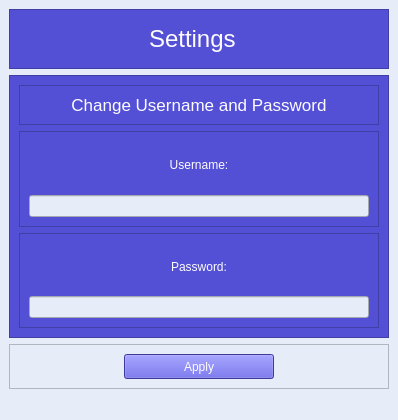
<?xml version="1.0" encoding="UTF-8"?>
<ui version="4.0">
 <class>MainWindow</class>
 <widget class="QMainWindow" name="MainWindow">
  <property name="geometry">
   <rect>
    <x>0</x>
    <y>0</y>
    <width>398</width>
    <height>420</height>
   </rect>
  </property>
  <property name="windowTitle">
   <string>Settings Window</string>
  </property>
  <property name="styleSheet">
   <string notr="true">background-color: rgb(230, 237, 248);</string>
  </property>
  <widget class="QWidget" name="centralwidget">
   <layout class="QVBoxLayout" name="verticalLayout_4">
    <item>
     <widget class="QFrame" name="frame_5">
      <property name="sizePolicy">
       <sizepolicy hsizetype="Preferred" vsizetype="Maximum">
        <horstretch>0</horstretch>
        <verstretch>0</verstretch>
       </sizepolicy>
      </property>
      <property name="styleSheet">
       <string notr="true">background-color: rgb(84, 80, 214);
color: rgb(253, 252, 255);</string>
      </property>
      <property name="frameShape">
       <enum>QFrame::StyledPanel</enum>
      </property>
      <property name="frameShadow">
       <enum>QFrame::Raised</enum>
      </property>
      <layout class="QVBoxLayout" name="verticalLayout_3">
       <item alignment="Qt::AlignHCenter|Qt::AlignTop">
        <widget class="QLabel" name="label_3">
         <property name="minimumSize">
          <size>
           <width>100</width>
           <height>40</height>
          </size>
         </property>
         <property name="maximumSize">
          <size>
           <width>100</width>
           <height>40</height>
          </size>
         </property>
         <property name="font">
          <font>
           <pointsize>18</pointsize>
          </font>
         </property>
         <property name="text">
          <string>Settings</string>
         </property>
        </widget>
       </item>
      </layout>
     </widget>
    </item>
    <item>
     <widget class="QFrame" name="frame">
      <property name="sizePolicy">
       <sizepolicy hsizetype="Preferred" vsizetype="Expanding">
        <horstretch>0</horstretch>
        <verstretch>0</verstretch>
       </sizepolicy>
      </property>
      <property name="styleSheet">
       <string notr="true">background-color: rgb(84, 80, 214);
color: rgb(253, 252, 255);</string>
      </property>
      <property name="frameShape">
       <enum>QFrame::StyledPanel</enum>
      </property>
      <property name="frameShadow">
       <enum>QFrame::Raised</enum>
      </property>
      <layout class="QVBoxLayout" name="verticalLayout_2">
       <item>
        <widget class="QFrame" name="frame_6">
         <property name="sizePolicy">
          <sizepolicy hsizetype="Preferred" vsizetype="Maximum">
           <horstretch>0</horstretch>
           <verstretch>0</verstretch>
          </sizepolicy>
         </property>
         <property name="styleSheet">
          <string notr="true"/>
         </property>
         <property name="frameShape">
          <enum>QFrame::StyledPanel</enum>
         </property>
         <property name="frameShadow">
          <enum>QFrame::Raised</enum>
         </property>
         <layout class="QHBoxLayout" name="horizontalLayout">
          <item>
           <widget class="QLabel" name="label_4">
            <property name="sizePolicy">
             <sizepolicy hsizetype="Preferred" vsizetype="Maximum">
              <horstretch>0</horstretch>
              <verstretch>0</verstretch>
             </sizepolicy>
            </property>
            <property name="font">
             <font>
              <pointsize>13</pointsize>
             </font>
            </property>
            <property name="text">
             <string>Change Username and Password</string>
            </property>
            <property name="alignment">
             <set>Qt::AlignCenter</set>
            </property>
           </widget>
          </item>
         </layout>
        </widget>
       </item>
       <item>
        <widget class="QFrame" name="frame_2">
         <property name="styleSheet">
          <string notr="true"/>
         </property>
         <property name="frameShape">
          <enum>QFrame::StyledPanel</enum>
         </property>
         <property name="frameShadow">
          <enum>QFrame::Raised</enum>
         </property>
         <layout class="QVBoxLayout" name="verticalLayout_5">
          <item>
           <widget class="QLabel" name="label">
            <property name="text">
             <string>Username:</string>
            </property>
            <property name="alignment">
             <set>Qt::AlignCenter</set>
            </property>
           </widget>
          </item>
          <item>
           <widget class="QLineEdit" name="username_tb">
            <property name="styleSheet">
             <string notr="true">background-color: rgb(230, 237, 248);
color: rgb(0, 0, 0);</string>
            </property>
            <property name="alignment">
             <set>Qt::AlignCenter</set>
            </property>
           </widget>
          </item>
         </layout>
        </widget>
       </item>
       <item>
        <widget class="QFrame" name="frame_3">
         <property name="styleSheet">
          <string notr="true"/>
         </property>
         <property name="frameShape">
          <enum>QFrame::StyledPanel</enum>
         </property>
         <property name="frameShadow">
          <enum>QFrame::Raised</enum>
         </property>
         <layout class="QVBoxLayout" name="verticalLayout_6">
          <item>
           <widget class="QLabel" name="label_2">
            <property name="text">
             <string>Password:</string>
            </property>
            <property name="alignment">
             <set>Qt::AlignCenter</set>
            </property>
           </widget>
          </item>
          <item>
           <widget class="QLineEdit" name="pass_tb">
            <property name="styleSheet">
             <string notr="true">background-color: rgb(230, 237, 248);
color: rgb(0, 0, 0);</string>
            </property>
            <property name="alignment">
             <set>Qt::AlignCenter</set>
            </property>
           </widget>
          </item>
         </layout>
        </widget>
       </item>
      </layout>
     </widget>
    </item>
    <item>
     <widget class="QFrame" name="frame_4">
      <property name="sizePolicy">
       <sizepolicy hsizetype="Preferred" vsizetype="Maximum">
        <horstretch>0</horstretch>
        <verstretch>0</verstretch>
       </sizepolicy>
      </property>
      <property name="styleSheet">
       <string notr="true"/>
      </property>
      <property name="frameShape">
       <enum>QFrame::StyledPanel</enum>
      </property>
      <property name="frameShadow">
       <enum>QFrame::Raised</enum>
      </property>
      <layout class="QVBoxLayout" name="verticalLayout">
       <item alignment="Qt::AlignHCenter">
        <widget class="QPushButton" name="apply_btn">
         <property name="minimumSize">
          <size>
           <width>150</width>
           <height>25</height>
          </size>
         </property>
         <property name="maximumSize">
          <size>
           <width>150</width>
           <height>25</height>
          </size>
         </property>
         <property name="styleSheet">
          <string notr="true">background-color: rgb(84, 80, 214);
color: rgb(253, 252, 255);</string>
         </property>
         <property name="text">
          <string>Apply</string>
         </property>
        </widget>
       </item>
      </layout>
     </widget>
    </item>
   </layout>
  </widget>
  <widget class="QMenuBar" name="menubar">
   <property name="geometry">
    <rect>
     <x>0</x>
     <y>0</y>
     <width>398</width>
     <height>22</height>
    </rect>
   </property>
  </widget>
  <widget class="QStatusBar" name="statusbar"/>
 </widget>
 <resources/>
 <connections/>
</ui>
